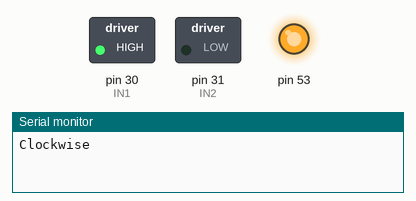
Simulated run of this sketch. Board: Arduino Mega 2560, built with avr-gcc and run on an emulated ATmega2560. Parts: switched loads named in the sketch (green lamp = pin HIGH), output pins drawn as LEDs (lit = HIGH), the last lines printed to the serial monitor.

Above: at 1.0 s.
At 2.2 s:
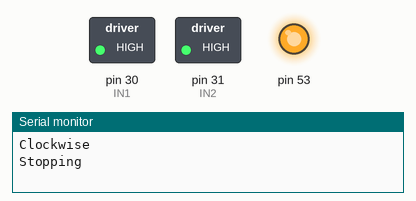
At 3.5 s:
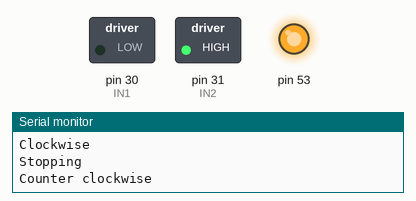
Timing chart, 0 to 6.5 s (numbered marks = the images above):
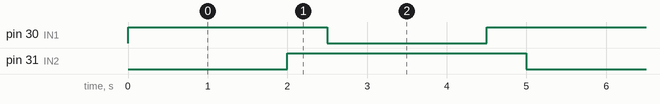

The sketch:

PonteH_test.ino
```cpp
#include <Stepper.h>    //This library allows you to control unipolar or bipolar stepper motors.
#include <SPI.h>

//Inputs do do arduino (neste caso arduino UNO)
int IN1 = 30;
int IN2 = 31;
//int IN3 = 6;
//int IN4 = 7;

//int enA = 9;

void setup() {

    Serial.begin(9600);
    SPI.begin();
    // Set the output pins

    //Motor A
   // pinMode(enA, OUTPUT);
    pinMode(IN1, OUTPUT);
    pinMode(IN2, OUTPUT);

    digitalWrite(IN1, LOW);
    digitalWrite(IN2, LOW);

    //Motor B
    //pinMode(IN3, OUTPUT);
    //pinMode(IN4, OUTPUT);
}

void loop() {

    //analogWrite(enA, 255);

    // Rotate the Motor A clockwise
    digitalWrite(IN1, HIGH);
    digitalWrite(IN2, LOW);
    Serial.println("Clockwise");
    delay(2000);
    // Stopping the Motor A
    digitalWrite(IN1, HIGH);
    digitalWrite(IN2, HIGH);
    Serial.println("Stopping");
    delay(500);

    // Rotates the Motor A counter-clockwise
    digitalWrite(IN1, LOW);
    digitalWrite(IN2, HIGH);
    Serial.println("Counter clockwise");
    delay(2000);
    // Stopping the Motor A
    digitalWrite(IN1, HIGH);
    digitalWrite(IN2, HIGH);
    Serial.println("Stopping");
    delay(500);
}

//Para o caso do motor B

//Rotação Horário ->        IN3=5V, IN4=ground
//Rotação Anti-Horário ->   IN3=ground, IN4=5V
//Ponto Morto ->            IN3=IN4=ground
//Parado ->                 IN3=IN4=5V
```

Ponte_H.c
```cpp
#include <Stepper.h>    //This library allows you to control unipolar or bipolar stepper motors.
#include <SPI.h>

//Inputs do do arduino (neste caso arduino UNO)
int IN1 = 30;
int IN2 = 31;
//int IN3 = 6;
//int IN4 = 7;

//int enA = 9;

void setup() {

    Serial.begin(9600);
    SPI.begin();
    // Set the output pins

    //Motor A
   // pinMode(enA, OUTPUT);
    pinMode(IN1, OUTPUT);
    pinMode(IN2, OUTPUT);

    digitalWrite(IN1, LOW);
    digitalWrite(IN2, LOW);

    //Motor B
    //pinMode(IN3, OUTPUT);
    //pinMode(IN4, OUTPUT);
}

void loop() {

    //analogWrite(enA, 255);

    // Rotate the Motor A clockwise
    digitalWrite(IN1, HIGH);
    digitalWrite(IN2, LOW);
    Serial.println("Clockwise");
    delay(2000);
    // Stopping the Motor A
    digitalWrite(IN1, HIGH);
    digitalWrite(IN2, HIGH);
    Serial.println("Stopping");
    delay(500);

    // Rotates the Motor A counter-clockwise
    digitalWrite(IN1, LOW);
    digitalWrite(IN2, HIGH);
    Serial.println("Counter clockwise");
    delay(2000);
    // Stopping the Motor A
    digitalWrite(IN1, HIGH);
    digitalWrite(IN2, HIGH);
    Serial.println("Stopping");
    delay(500);
}

//Para o caso do motor B

//Rotação Horário ->        IN3=5V, IN4=ground
//Rotação Anti-Horário ->   IN3=ground, IN4=5V
//Ponto Morto ->            IN3=IN4=ground
//Parado ->                 IN3=IN4=5V
```

Measured:
- by itself, pin 30 (IN1): repeats every 5.0 s: LOW 2.0 s, HIGH 3.0 s
- by itself, pin 31 (IN2): alternates HIGH for 3.0 s and LOW for 2.0 s
- by itself, everything shown: repeats every 5.0 s, in 4 steps
